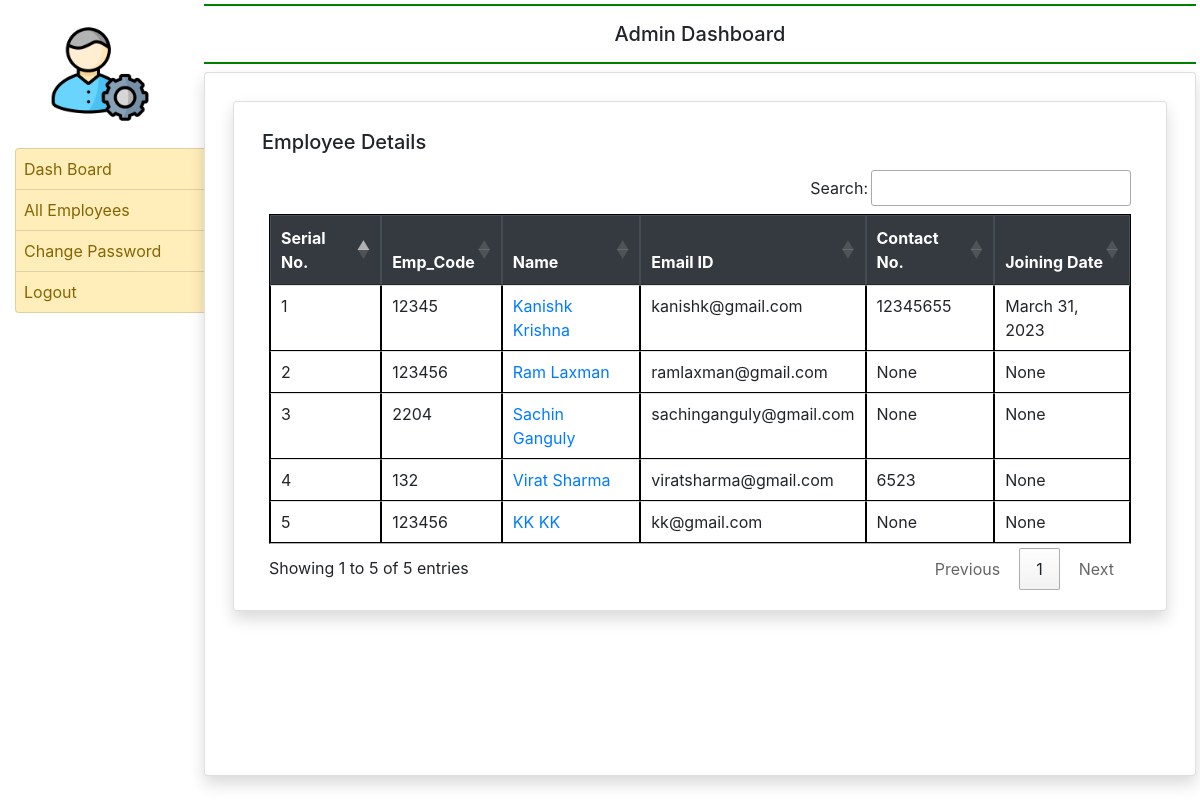
Page /all_employee (signed in) on the committed database.
### employee/models.py (models this page shows, shortened)
class EmployeeDetails(models.Model):
    user = models.ForeignKey(User, on_delete=models.CASCADE)
    empcode = models.CharField(max_length=50)
    empdept = models.CharField(max_length=50, null=True)
    designation = models.CharField(max_length=50, null=True)
    contact = models.CharField(max_length=15, null=True)
    gender = models.CharField(max_length=50,null=True)
    doj = models.DateField(null=True)

### employee/views.py (the view)
# urls.py: path('all_employee', all_employee , name='all_employee' ),
def all_employee(request):
    if not request.user.is_authenticated:
        return redirect('admin_login')
    employee = EmployeeDetails.objects.all
    return render(request,'all_employee.html',locals())

### employee/templates/all_employee.html (shortened to what this page needs)
{% extends 'admin_base.html' %}
{% block main %}
<link rel="stylesheet" href="https://cdn.datatables.net/1.13.4/css/jquery.dataTables.min.css">
<link rel="stylesheet" href="https://cdn.datatables.net/buttons/2.3.6/css/buttons.dataTables.min.css">
<div class="card shadow m-2">
    <div class="card-body">
        <h5 class="p-2"> Employee Details</h5>
        <div class="container-fluid">
            <table class="table" id="example">
                <thead class="table-dark">
                    <tr>
                        <th>Serial No.</th>
                        <th>Emp_Code</th>
                        <th>Name</th>
                        <th>Email ID</th>
                        <th>Contact No.</th>
                        <th>Joining Date</th>
                    </tr>
                </thead>
                <tbody>
                    {% for i in employee %}
                        <tr>
                            <td>{{forloop.counter}}</td>
                            <td>{{i.empcode}}</td>
                            <td><a href="/edit_profile/{{i.user.id}}">{{i.user.first_name }} {{i.user.last_name}}</a></td>
                            <td>{{i.user.username}}</td>
                            <td>{{i.contact}}</td>
                            <td>{{i.doj}}</td>
                        </tr>
                    {% endfor %}
                </tbody>
            </table>
        </div>
    </div>
</div>
{% endblock %}

### employee/templates/admin_base.html (shortened to what this page needs)
{% load static %}
<!DOCTYPE html>
<html lang="en">
<head>
    <link rel="stylesheet" href="https://cdn.jsdelivr.net/npm/bootstrap@4.6.2/dist/css/bootstrap.min.css">
  <link rel="stylesheet" href="https://use.fontawesome.com/releases/v5.7.0/css/all.css">
</head>
  <body>
    <div class="container-fluid">
    <div class="row">
        <div class="col-sm-2">
            <br>
            <center><img src="{% static 'images/admin.png' %}" width="100" height="100" ></center>
            <br>
            <div class="list-group" style="width: 200px;">
                <a href="/admin_home" class="list-group-item list-group-item-warning list-group-item-action">Dash Board</a>
                <a href="/all_employee" class="list-group-item list-group-item-warning list-group-item-action">All Employees</a>
                <a href="/change_password_admin" class="list-group-item list-group-item-warning list-group-item-action">Change Password</a>
                <a href="/logout" class="list-group-item list-group-item-warning list-group-item-action">Logout</a>
            </div>
        </div>
    <div class="col-sm-10 p-0">
        <div class="container-fluid p-1">
                <h5 class="text-center p-3 font-weight-bond" style="border-bottom: 2px solid green ;border-top: 2px solid green">Admin Dashboard</h5>
                <div class="card shadow" style="min-height: 88vh">
                <div class="card-body">
                    {% block main %}
                        {% endblock %}
                </div>
                </div>
            </div>
    </div>
    </div>
    </div>
  </body>
</html>

### employee/templates/admin_base.html (style rules this page uses)
.list-group-item { padding:8px !important; }

### employee/templates/all_employee.html (style rules this page uses)
table, th, td { border:1px solid black; }

### rows in the picture
EmployeeDetails: empcode "12345", user.first_name "Kanishk", user.last_name "Krishna", user.username "kanishk@gmail.com", contact "12345655", doj "March 31, 2023"
EmployeeDetails: empcode "123456", user.first_name "Ram", user.last_name "Laxman", user.username "ramlaxman@gmail.com", contact "None", doj "None"
EmployeeDetails: empcode "2204", user.first_name "Sachin", user.last_name "Ganguly", user.username "sachinganguly@gmail.com", contact "None", doj "None"
EmployeeDetails: empcode "132", user.first_name "Virat", user.last_name "Sharma", user.username "viratsharma@gmail.com", contact "6523", doj "None"
EmployeeDetails: empcode "123456", user.first_name "KK", user.last_name "KK", user.username "kk@gmail.com", contact "None", doj "None"
